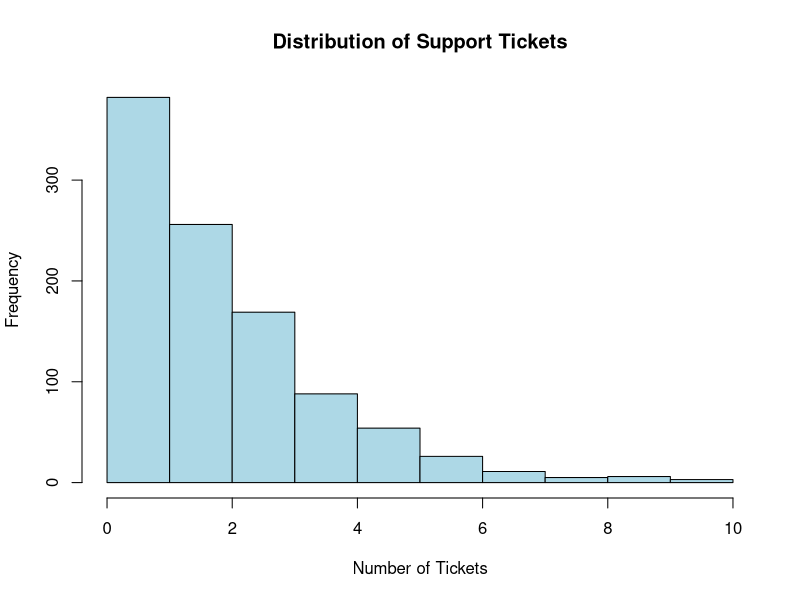
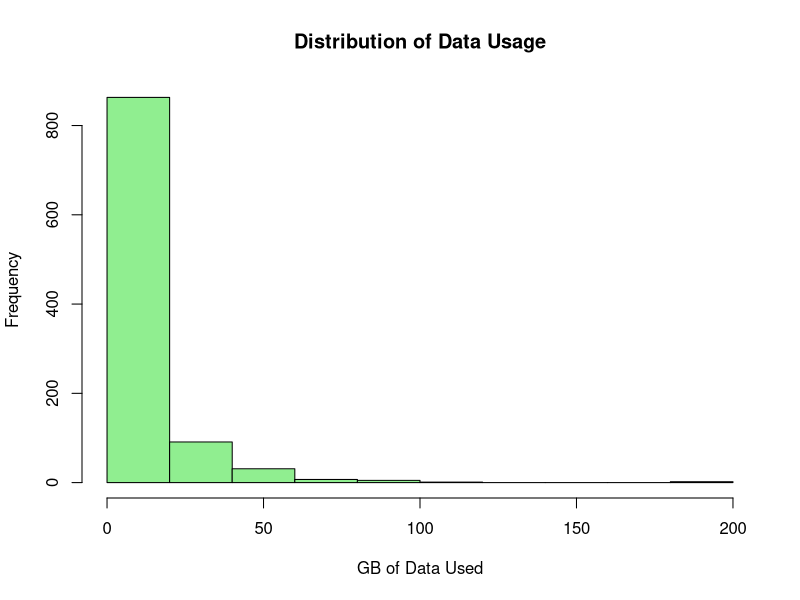
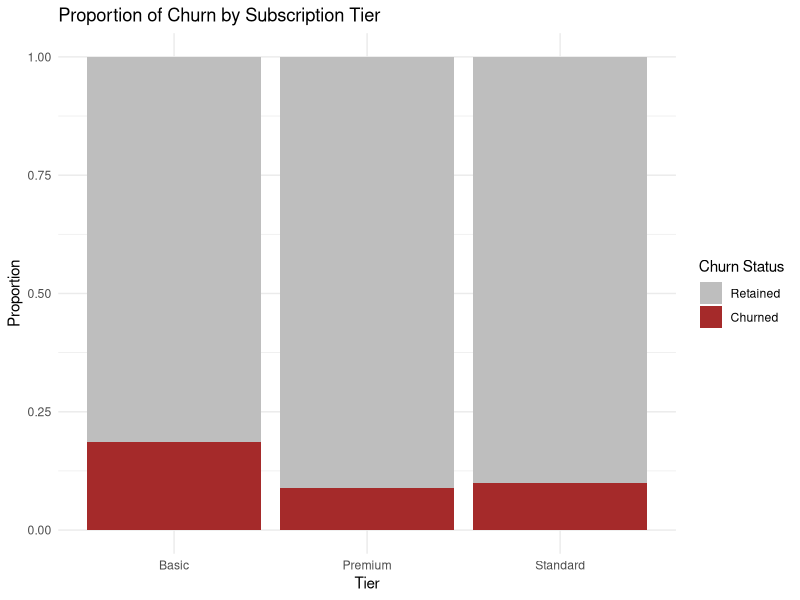
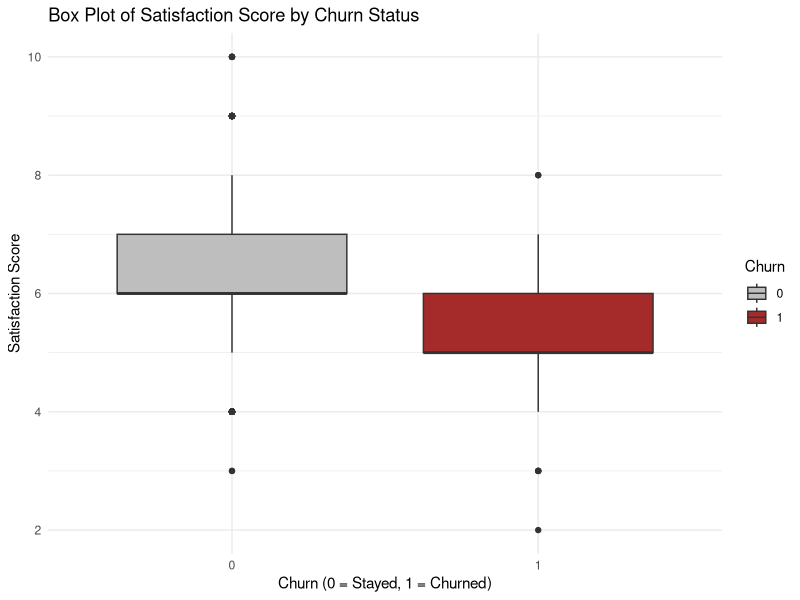
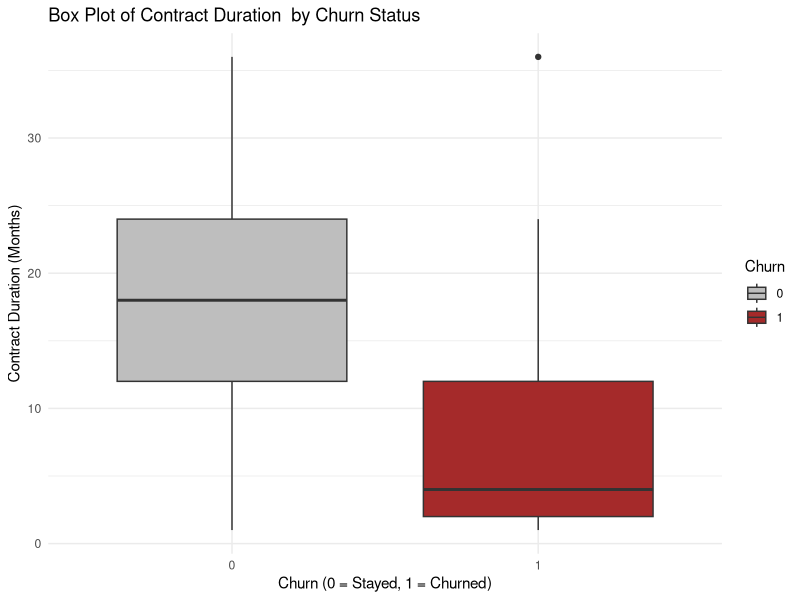
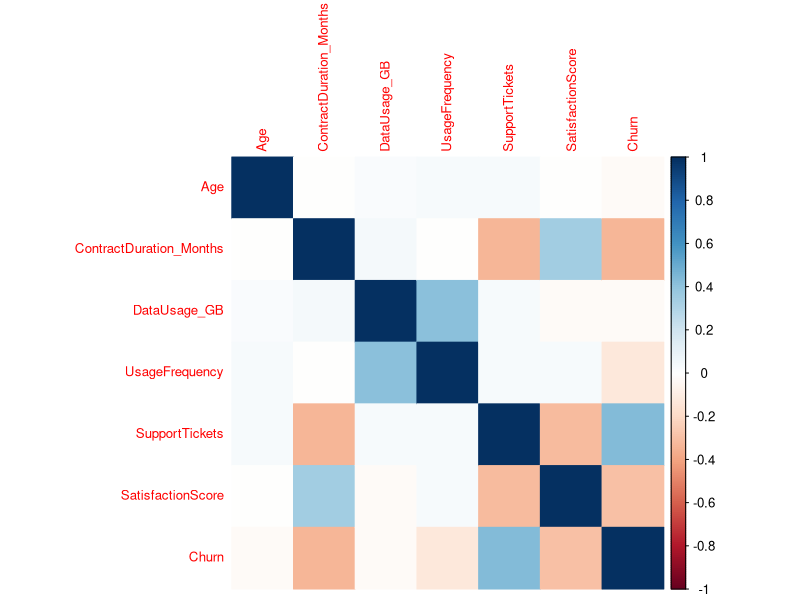
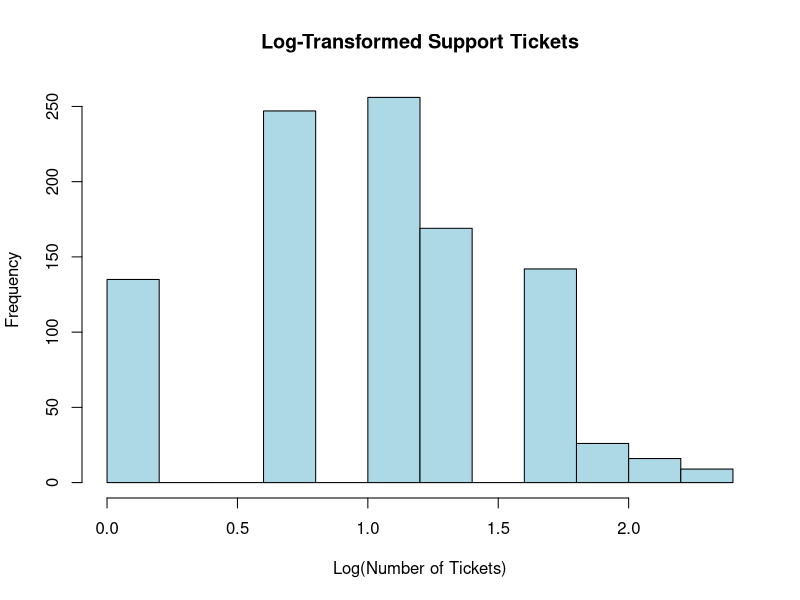
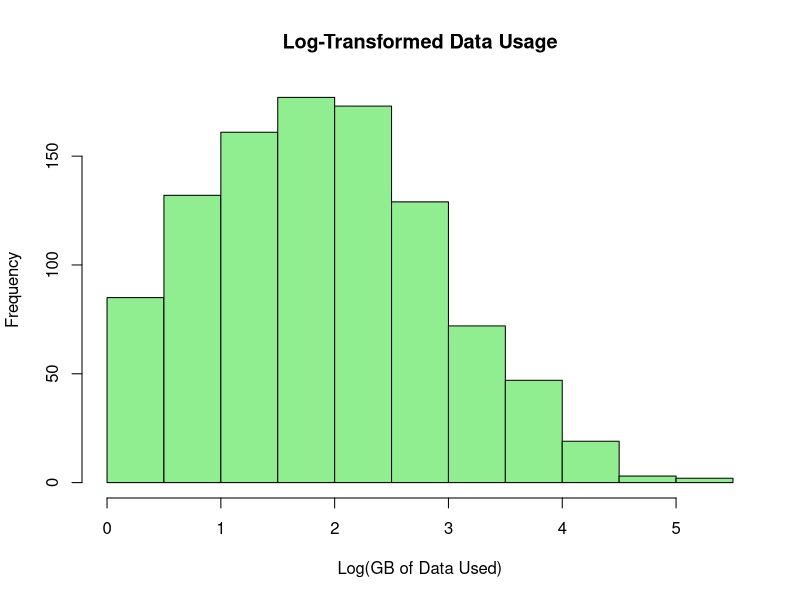

These charts were generated, in order, by the following R code:
## ---- chunk 1
knitr::opts_chunk$set(echo = TRUE)
library(ggplot2)
library(corrplot)
library(MASS)
## ---- chunk 2
rm(list = ls())

#Load data set
customer.data <- read.csv("connectza_churn_data.csv", row.names = 1)

#Display structure
str(customer.data)
## ---- chunk 3
#summary statistics for all variables(WITH VISUALISATION )
summary(customer.data)
churn_rate <- mean(customer.data$Churn) * 100
churn_rate
cat("Overall churn rate:", round(churn_rate, 1), "%\n")

#Visualize distributions that are  skewed 
hist(customer.data$SupportTickets, 
     main = "Distribution of Support Tickets",
     xlab = "Number of Tickets",
     col = "lightblue")

hist(customer.data$DataUsage_GB, 
     main = "Distribution of Data Usage",
     xlab = "GB of Data Used",
     col = "lightgreen")


## ---- chunk 4
#Churn and SubscriptionTier 

ggplot(customer.data, aes(x = SubscriptionTier, fill = factor(Churn))) +
  geom_bar(position = "fill") +
  labs(
    title = "Proportion of Churn by Subscription Tier",
    x = "Tier", 
    y = "Proportion",
    fill = "Churn Status"
  ) +
  scale_fill_manual(values = c("grey", "brown"), labels = c("Retained", "Churned")) +
  theme_minimal()

## ---- chunk 5
#Churn vs SatisfactionScore 
ggplot(customer.data, aes(x = as.factor(Churn), y = SatisfactionScore,
                          fill = as.factor(Churn))) +  geom_boxplot() +
       labs(x = "Churn (0 = Stayed, 1 = Churned)", 
       y = "Satisfaction Score", 
       title = "Box Plot of Satisfaction Score by Churn Status",
       fill = "Churn") + scale_fill_manual(values = c("grey","brown"))+
  theme_minimal()
## ---- chunk 6
# Churn vs contractDuration
ggplot(customer.data, aes(x = as.factor(Churn), y = ContractDuration_Months, fill = as.factor(Churn))) +
  geom_boxplot() +
  labs(x = "Churn (0 = Stayed, 1 = Churned)", 
       y = "Contract Duration (Months)", 
       title = "Box Plot of Contract Duration  by Churn Status",
       fill = "Churn") + scale_fill_manual(values = c("grey","brown"))+
  theme_minimal()
## ---- chunk 7
#we want to select numerical variables 
num_vars <- customer.data[, sapply(customer.data, is.numeric)]

#Calaculate correlation matrix
cor_matrix <- cor(num_vars)
cor_matrix

# Visualize
corrplot(cor_matrix, method = "color", tl.cex = 0.8)

## ---- chunk 8
#Transforming the Skewed data : Log transformation
customer.data$SupportTickets <- log(customer.data$SupportTickets + 1 ) # we add the1 to avoid log(0)
customer.data$DataUsage_GB<- log(customer.data$DataUsage_GB +1 )

# Verify transformation
hist(customer.data$SupportTickets, main = "Log-Transformed Support Tickets", xlab = "Log(Number of Tickets)", col = "lightblue")
hist(customer.data$DataUsage_GB, main = "Log-Transformed Data Usage", xlab = "Log(GB of Data Used)", col = "lightgreen")

#Partitioning the data into Train-test split(70\30 split).
set.seed(42)
n <- nrow(customer.data)
p <- 0.7

training.indices <- sample(seq(1, n), size = n * p)
training.set <- customer.data[training.indices, ]
test.set <- customer.data[-training.indices, ]

## ---- chunk 9
# Convert SubscriptionTier to factor
customer.data$SubscriptionTier <- as.factor(customer.data$SubscriptionTier)
summary(customer.data$SubscriptionTier)

#LPM 
my.lpm <- lm(Churn ~ ., data = training.set)
summary(my.lpm)

## ---- chunk 10
# Extract significant predictors (p < 0.05)
summary(my.lpm)$coefficients[summary(my.lpm)$coefficients[, 4] < 0.05, ]
## ---- chunk 11
yhat <- predict(my.lpm, newdata = test.set)
y <- test.set$Churn

Prediction_outside <- sum(yhat < 0 | yhat > 1)
Prediction_outside

Prediction_outside_class <- ifelse(yhat > 0.5, 1, 0)
conf_matrix <- table(Predicted = Prediction_outside_class, Actual = test.set$Churn)
conf_matrix

accuracy <- (conf_matrix[1,1] + conf_matrix[2,2]) / sum(conf_matrix)
sensitivity <- conf_matrix[2,2] / sum(conf_matrix[,2])
specificity <- conf_matrix[1,1] / sum(conf_matrix[,1])

accuracy
sensitivity
specificity

## ---- chunk 12
# Fit logistic regression
MLR <- glm(Churn ~ ., data = training.set, family = binomial)
summary(MLR)

## ---- chunk 13
#Calculate odds ratios
odds.ratios <- exp(coef(MLR))
odds.table <- data.frame(OddsRatio = odds.ratios)
odds.table

## ---- chunk 14

# Predict on test set
yhat.predicted <- predict(MLR, newdata = test.set, type = "response")
yhat.pred.class <- ifelse(yhat.predicted > 0.5, 1, 0)

# Confusion matrix
conf_matrix_mrl <- table(Predicted = yhat.pred.class , Actual = test.set$Churn )
conf_matrix_mrl

# Performance metrics
accuracy <- (conf_matrix_mrl[1,1] + conf_matrix_mrl[2,2]) / sum(conf_matrix_mrl)
sensitivity <- conf_matrix_mrl[2,2] / sum(conf_matrix_mrl[,2])
specificity <- conf_matrix_mrl[1,1] / sum(conf_matrix_mrl[,1])

accuracy
sensitivity
specificity

## ---- chunk 15
# Fitting my  LDA
lda.model <- lda(Churn~., data = training.set)
lda.model

## ---- chunk 16

lda.model.means<-lda.model$means
lda.model.means

## ---- chunk 17

yhat.lda <- predict(lda.model, newdata=test.set)
lda.classes <- yhat.lda$class
summary(lda.classes)
conf_matrix_lda <- table(Predicted = lda.classes ,Actual = test.set$Churn )
conf_matrix_lda
accuracy <- (conf_matrix_lda[1,1] + conf_matrix_lda[2,2]) / sum(conf_matrix_lda)
sensitivity <- conf_matrix_lda[2,2] / sum(conf_matrix_lda[,2])
specificity <- conf_matrix_lda[1,1] / sum(conf_matrix_lda[,1])

accuracy
sensitivity
specificity
## ---- chunk 18

# Model Comparison and Recommendation

Model.Comparison.Table <- data.frame(
  Model = c("Linear Probability Model (LPM)", 
            "Logistic Regression", 
            "Linear Discriminant Analysis (LDA)"),
  Accuracy = c(0.887, 0.893, 0.893),
  Sensitivity = c(0.996, 0.966, 0.974),
  Specificity = c(0.057, 0.343, 0.286)
)
Model.Comparison.Table
